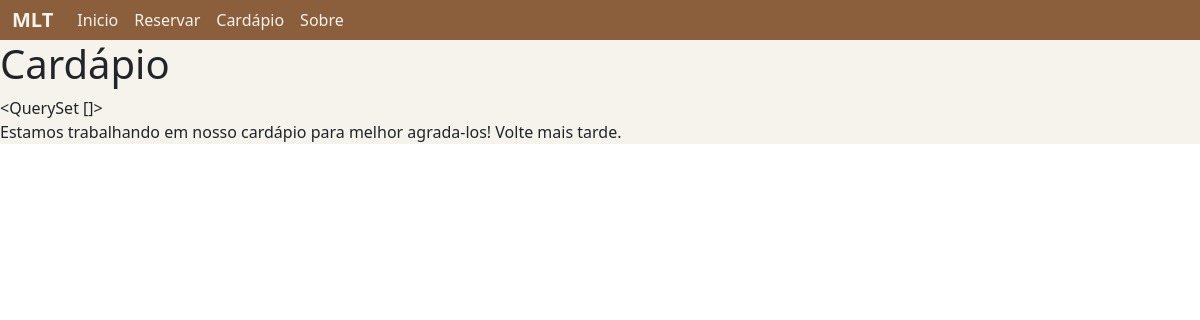
Before: /cardapio/ with the older database file.
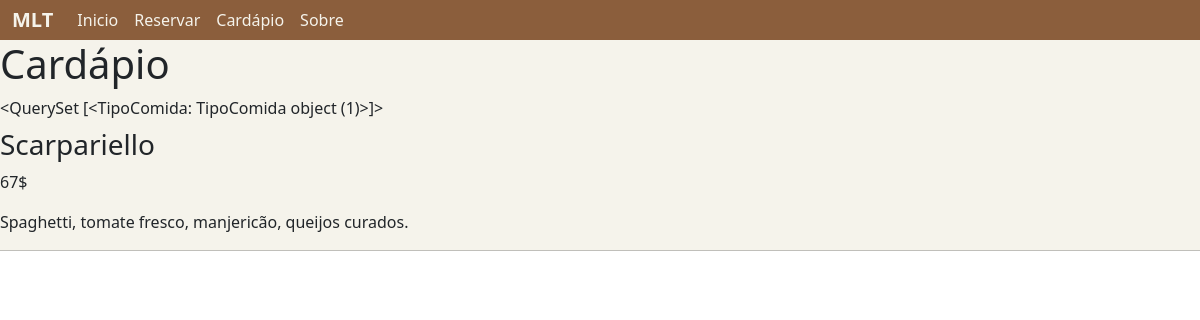
After: the same page with the newer database file.
### projeto/restaurante/models.py (models this page shows)
class TipoComida(models.Model):
    nome = models.CharField(max_length=100)
    desc = models.TextField()

class Comida(models.Model):
    nome = models.CharField(max_length=100)
    ingredientes = models.CharField(max_length=500)
    valor = models.PositiveIntegerField()
    tipo = models.ForeignKey(TipoComida, blank=True, null=True, on_delete=models.SET_NULL)

### projeto/restaurante/views.py (the view)
# urls.py: path('cardapio/', views.cardapio, name='cardapio'),
def cardapio(request):
    comidas = Comida.objects.all().order_by('nome')
    tipocomidas = TipoComida.objects.all().order_by('nome')
    return render(request, 'cardapio.html', {'comidas': comidas, 'tipocomidas': tipocomidas})

### projeto/restaurante/templates/cardapio.html (shortened to what this page needs)
{% extends 'base.html' %}
{% load static %}
{% block 'body' %}
{% include 'navbar.html' %}
<section class="conteudo-principal">
    <div class="div-title">
        <h1 class="title">Cardápio</h1>
    </div>
    <section class="section-cardapio">
        {{ tipocomidas }}
        {% if tipocomidas %}
            {% if comidas %}
                {% for comida in comidas %}
                    <section class="section-nome_valor_comida">
                        <div class="div-nome-comida">
                            <h3>{{ comida.nome }}</h3>
                        </div>
                        <div class="div-valor-comida">
                            <p>{{ comida.valor }}$</p>
                        </div>
                    </section>
                    <section class="section-ingredientes-comida">
                        <p class="ingredientes-comida">{{ comida.ingredientes }}</p>
                    </section>
                    <hr>
                {% endfor %}
            {% else %}
                <p class="justificativa">Estamos trabalhando em nosso cardápio para melhor agrada-los! Volte mais tarde.</p>
            {% endif %}
        {% else %}
            <p class="justificativa">Estamos trabalhando em nosso cardápio para melhor agrada-los! Volte mais tarde.</p>
        {% endif %}
    </section>
</section>
{% endblock %}

### projeto/templates/base.html (shortened to what this page needs)
{% load static %}
<!DOCTYPE html>
<html lang="pt-br">
    <head>
        <link href="https://cdn.jsdelivr.net/npm/bootstrap@5.3.7/dist/css/bootstrap.min.css" rel="stylesheet">
        <link rel="stylesheet" href="https://cdn.jsdelivr.net/npm/bootstrap-icons@1.13.1/font/bootstrap-icons.min.css">
        <link rel="stylesheet" href="{% static 'css/main.css' %}">
    </head>
    <body>
        {% block 'body' %}
        {% endblock %}
    </body>
</html>

### projeto/templates/navbar.html (shortened to what this page needs)
{% load static %}
{% block 'navbar' %}
<nav class="navbar navbar-expand-lg bg-body-tertiary navbar-site">
  <div class="container-fluid navbar-site">
    <a class="navbar-brand" href="#"><b>MLT</b></a>
    <div class="collapse navbar-collapse navbar-site" id="navbarNav">
      <ul class="navbar-nav">
        <li class="nav-item">
          <a class="nav-link activate" aria-current="page" href="{% url 'home' %}">Inicio</a>
        </li>
        <li class="nav-item">
          <a class="nav-link" aria-current="page" href="{% url 'reserva' %}">Reservar</a>
        </li>
        <li class="nav-item">
          <a class="nav-link" aria-current="page" href="{% url 'cardapio' %}">Cardápio</a>
        </li>
        <li class="nav-item">
          <a class="nav-link" aria-current="page" href="{% url 'sobre' %}">Sobre</a>
        </li>
      </ul>
    </div>
  </div>
</nav>
{% endblock %}

### projeto/static/css/main.css (style rules this page uses)
.navbar-site, .navbar-nav, .nav-item, .nav-link, .nav-link:active, .navbar-brand, .navbar-toggler { background-color: #8B5E3C; color: #F5F3EB; }
.navbar { margin-top: 0; margin-bottom: 0; padding: 0; }
.conteudo-principal { background-color: #F5F3EB; }

Changed rows visible on the page:
added TipoComida: id "<QuerySet [<TipoComida: TipoComida object (1)>]>"
added Comida: nome "Scarpariello", valor "67", ingredientes "Spaghetti, tomate fresco, manjericão, queijos curados."
Other visible differences:
{{ tipocomidas }}: "<QuerySet []>" → (not shown)
text no longer shown: "Estamos trabalhando em nosso cardápio para melhor agrada-los! Volte mais tarde."
